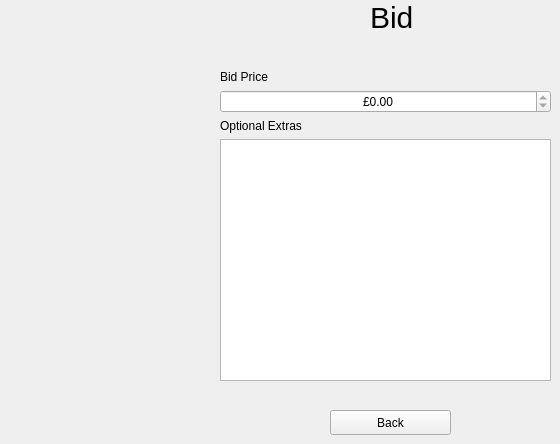
   <widget class="QWidget" name="viewBidPage">
    <widget class="QLabel" name="headerLabel_ViewBid">
     <property name="geometry">
      <rect>
       <x>370</x>
       <y>0</y>
       <width>45</width>
       <height>34</height>
      </rect>
     </property>
     <property name="styleSheet">
      <string notr="true">font-size:30px;</string>
     </property>
     <property name="text">
      <string>Bid</string>
     </property>
     <property name="alignment">
      <set>Qt::AlignLeading|Qt::AlignLeft|Qt::AlignVCenter</set>
     </property>
     <property name="buddy">
      <cstring>descEdit_NewOrder</cstring>
     </property>
    </widget>
    <widget class="QWidget" name="layoutWidget_7">
     <property name="geometry">
      <rect>
       <x>220</x>
       <y>70</y>
       <width>331</width>
       <height>311</height>
      </rect>
     </property>
     <layout class="QVBoxLayout" name="DetailsBox_ViewBid">
      <item>
       <widget class="QLabel" name="priceLabel_ViewBid">
        <property name="text">
         <string>Bid Price</string>
        </property>
        <property name="buddy">
         <cstring>sourceEdit_NewOrder</cstring>
        </property>
       </widget>
      </item>
      <item>
       <widget class="QDoubleSpinBox" name="bidPriceSpinBox_ViewBid">
        <property name="enabled">
         <bool>true</bool>
        </property>
        <property name="alignment">
         <set>Qt::AlignCenter</set>
        </property>
        <property name="readOnly">
         <bool>true</bool>
        </property>
        <property name="prefix">
         <string>£</string>
        </property>
        <property name="suffix">
         <string/>
        </property>
        <property name="decimals">
         <number>2</number>
        </property>
        <property name="maximum">
         <double>9999.000000000000000</double>
        </property>
       </widget>
      </item>
      <item>
       <widget class="QLabel" name="optionalExtrasLabel_ViewBid">
        <property name="text">
         <string>Optional Extras</string>
        </property>
        <property name="buddy">
         <cstring>otherDetailsEdit_NewOrder</cstring>
        </property>
       </widget>
      </item>
      <item>
       <widget class="QPlainTextEdit" name="optionalExtrasEdit_ViewBid">
        <property name="enabled">
         <bool>true</bool>
        </property>
        <property name="readOnly">
         <bool>true</bool>
        </property>
        <property name="plainText">
         <string/>
        </property>
       </widget>
      </item>
     </layout>
    </widget>
    <widget class="QPushButton" name="backBtn_ViewBid">
     <property name="geometry">
      <rect>
       <x>330</x>
       <y>410</y>
       <width>121</width>
       <height>25</height>
      </rect>
     </property>
     <property name="text">
      <string>Back</string>
     </property>
    </widget>
   </widget>
